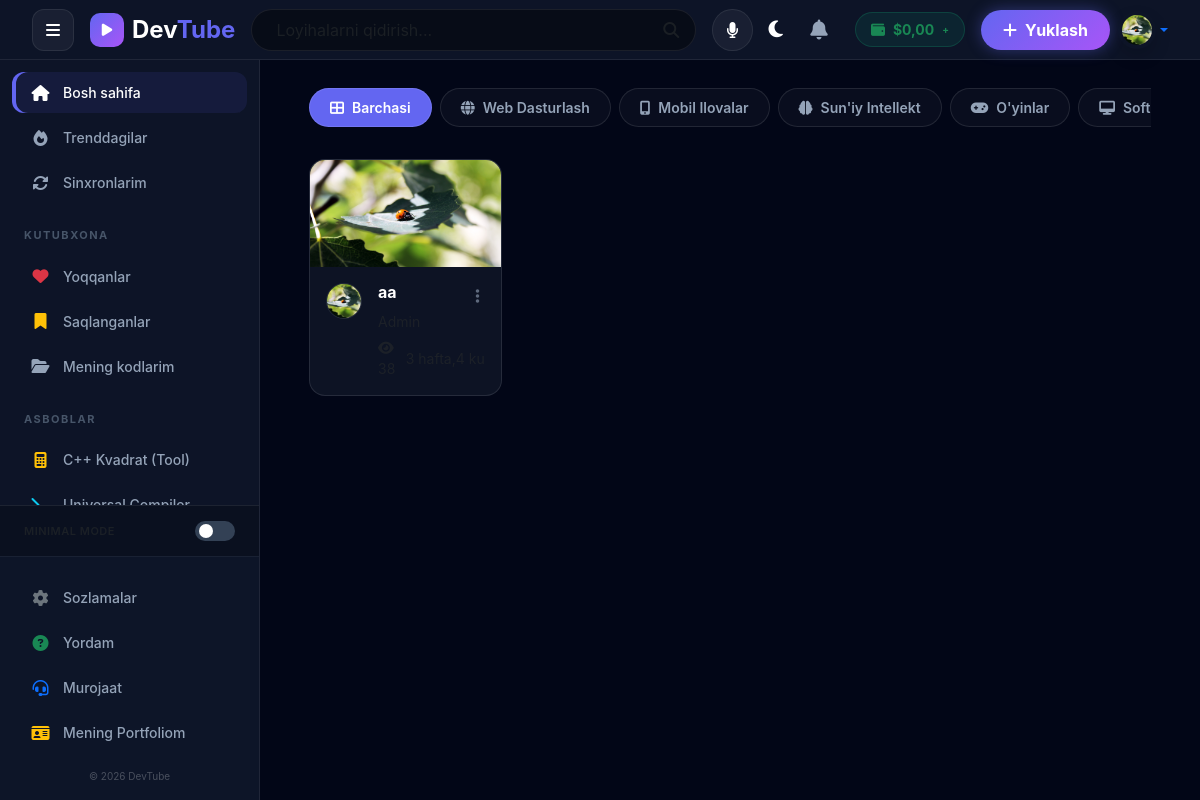
The app's page / (signed in) with its own data.
### projects/models.py (models this page shows, shortened)
class Profile(models.Model):
    user = models.OneToOneField(User, on_delete=models.CASCADE)
    is_verified = models.BooleanField(default=False)
    avatar = models.ImageField(upload_to='avatars/', default='default.jpg')
    bio = models.TextField(blank=True)
    slug = models.SlugField(unique=True, blank=True, null=True) # User ID: u7H2kLp9
    balance = models.DecimalField(max_digits=10, decimal_places=2, default=0.00)
    telegram_id = models.CharField(max_length=50, blank=True, null=True)

class Project(models.Model):
    CATEGORY_CHOICES = [
        ('web', 'Web Dasturlash'), ('mobile', 'Mobil Ilovalar'),
        ('ai', 'Sun\'iy Intellekt'), ('game', 'O\'yinlar'), ('desktop', 'Soft')
    ]
    author = models.ForeignKey(User, on_delete=models.CASCADE)
    title = models.CharField(max_length=200)
    slug = models.SlugField(unique=True, blank=True, null=True) # Project ID: jNQXAC9IVRw
    description = models.TextField()
    image = models.ImageField(upload_to='project_thumbnails/')
    youtube_link = models.URLField(max_length=200)
    source_code = models.FileField(
        upload_to='project_code/', blank=True, null=True,
        storage=RawMediaCloudinaryStorage(),
        validators=[validate_file_size, validate_file_extension]
    )
    category = models.CharField(max_length=20, choices=CATEGORY_CHOICES, default='web')
    price = models.DecimalField(max_digits=6, decimal_places=2, default=0.00)
    views = models.IntegerField(default=0)
    created_at = models.DateTimeField(auto_now_add=True)
    likes = models.ManyToManyField(User, related_name='project_likes', blank=True)
    saved_by = models.ManyToManyField(User, related_name='saved_projects', blank=True)
    buyers = models.ManyToManyField(User, related_name='bought_projects', blank=True)
    is_scanned = models.BooleanField(default=False)
    security_status = models.CharField(max_length=20, default='pending')
    ai_analysis = models.TextField(blank=True, null=True)
    virustotal_link = models.URLField(blank=True, null=True)
    reports_count = models.PositiveIntegerField(default=0)
    is_frozen = models.BooleanField(default=False)
    class Meta:
        ordering = ['-created_at']

### projects/views.py (the view)
# urls.py: path('', views.home_page, name='home'),
def home_page(request):
    query = request.GET.get('q')
    category = request.GET.get('category')
    price_filter = request.GET.get('price') # 'free', 'premium' yoki narx oralig'i
    projects = Project.objects.filter(is_frozen=False)
    if query:
        projects = projects.filter(
            Q(title__icontains=query) |
            Q(description__icontains=query) |
            Q(author__username__icontains=query)  # Muallif nomi bo'yicha ham qidiradi
        ).distinct()
    if category:
        projects = projects.filter(category=category)
    if price_filter == 'free':
        projects = projects.filter(price=0)
    elif price_filter == 'premium':
        projects = projects.filter(price__gt=0)
    return render(request, 'home.html', {
        'projects': projects.order_by('-views'),
        'categories': Project.CATEGORY_CHOICES,
        'search_query': query
    })

### projects/templates/home.html (shortened to what this page needs)
{% extends 'base.html' %}
{% load static %}
{% block content %}
<div class="container-fluid px-4 mb-4">
    <div class="category-scroll-container d-flex gap-2 py-2">
        <a href="{% url 'home' %}" class="tech-panel {% if not request.GET.category %}active-panel{% endif %}">
            <i class="fas fa-th-large"></i> Barchasi
        </a>
        {% for code, name in categories %}
            <a href="?category={{ code }}" class="tech-panel {% if request.GET.category == code %}active-panel{% endif %}">
                {% if code == 'web' %}<i class="fas fa-globe"></i>
                {% elif code == 'mobile' %}<i class="fas fa-mobile-alt"></i>
                {% elif code == 'ai' %}<i class="fas fa-brain"></i>
                {% elif code == 'game' %}<i class="fas fa-gamepad"></i>
                {% elif code == 'desktop' %}<i class="fas fa-desktop"></i>
                {% else %}<i class="fas fa-code"></i>{% endif %}
                {{ name }}
            </a>
        {% endfor %}
    </div>
</div>
<div class="container-fluid px-4">
    <div class="row g-4">
        {% for project in projects %}
            <div class="col-12 col-sm-6 col-lg-4 col-xl-3">
                <div class="project-card">
                    <a href="{% url 'project_detail' project.slug %}" class="text-decoration-none">
                        <div class="thumbnail-container">
                            {% if project.image %}
                                 <img src="{{ project.image.url }}" alt="{{ project.title }}" class="thumbnail-img">
                            {% else %}
                                <div class="position-absolute w-100 h-100 d-flex align-items-center justify-content-center text-muted">
                                    <i class="fas fa-code fa-3x opacity-25"></i>
                                </div>
                            {% endif %}
                        </div>
                    </a>
                    <div class="card-body p-3 d-flex gap-3">
                        <a href="{% url 'profile_by_username' project.author.username %}" class="author-avatar flex-shrink-0">
                            <img src="{% if project.author.profile.avatar %}{{ project.author.profile.avatar.url }}{% else %}https://ui-avatars.com/api/?name={{ project.author.username }}{% endif %}"
                                 class="rounded-circle border border-secondary border-opacity-25" width="36" height="36" style="object-fit: cover;">
                        </a>
                        <div class="flex-grow-1 overflow-hidden">
                            <div class="d-flex justify-content-between align-items-start">
                                <a href="{% url 'project_detail' project.slug %}" class="text-decoration-none overflow-hidden">
                                    <h3 class="text-white fs-6 fw-bold mb-1 text-truncate" title="{{ project.title }}">{{ project.title }}</h3>
                                </a>
                                <div class="dropdown card-options">
                                    <button class="btn-options" type="button" data-bs-toggle="dropdown" aria-expanded="false">
                                        <i class="fas fa-ellipsis-v"></i>
                                    </button>
                                </div>
                            </div>
                            <a href="{% url 'profile_by_username' project.author.username %}" class="text-decoration-none d-block">
                                <span class="text-muted small">
                                </span>
                            </a>
                            <div class="d-flex align-items-center text-muted small gap-2 mt-1">
                                <span><i class="fas fa-eye me-1"></i> {{ project.views }}</span>
                                <span class="ms-auto">{{ project.created_at|timesince }}</span>
                            </div>
                        </div>
                    </div>
                </div>
            </div>
        {% empty %}
            <div class="col-12 text-center py-5 text-muted">
                <i class="fas fa-folder-open fa-3x mb-3 opacity-25"></i>
                <p>Hozircha bu bo'limda loyihalar yo'q.</p>
            </div>
        {% endfor %}
    </div>
</div>
{% endblock %}

### projects/templates/base.html (shortened to what this page needs)
<!DOCTYPE html>
{% load static %}
<html lang="uz">
<head>
    <link href="https://cdn.jsdelivr.net/npm/bootstrap@5.3.0/dist/css/bootstrap.min.css" rel="stylesheet">
    <link rel="stylesheet" href="https://cdnjs.cloudflare.com/ajax/libs/font-awesome/6.4.0/css/all.min.css">
    <link href="https://cdnjs.cloudflare.com/ajax/libs/prism/1.29.0/themes/prism-tomorrow.min.css" rel="stylesheet" />
</head>
<body class="minimal-mode">
    <nav class="navbar fixed-top flex-nowrap">
        <div class="d-flex align-items-center gap-3 px-2">
            <button id="sidebarToggle"><i class="fas fa-bars"></i></button>
            <a href="{% url 'home' %}" class="navbar-brand d-flex align-items-center gap-2 m-0">
                <div style="background: linear-gradient(135deg, var(--neon-primary), var(--neon-secondary)); width: 34px; height: 34px; border-radius: 10px; display: flex; align-items: center; justify-content: center; box-shadow: var(--neon-glow);">
                    <i class="fas fa-play text-white" style="font-size: 14px;"></i>
                </div>
                <span class="d-none d-md-inline fw-bold text-white fs-4">Dev<span style="color: var(--neon-primary);">Tube</span></span>
            </a>
        </div>
        <div class="search-wrapper flex-grow-1 d-none d-md-flex justify-content-center px-2">
            <form id="mainSearchForm" class="d-flex align-items-center w-100" style="max-width: 600px;" action="{% url 'home' %}" method="GET">
                <div class="input-group search-box-neon">
                    <input type="text" name="q" id="searchInput" class="form-control text-white border-0 bg-transparent py-2 px-4" placeholder="Loyihalarni qidirish..." autocomplete="off">
                    <button class="btn border-0 text-muted px-3" type="submit"><i class="fas fa-search"></i></button>
                </div>
                <button type="button" class="btn voice-search-btn rounded-circle ms-3" onclick="startVoiceSearch()" id="voiceBtn">
                    <i class="fas fa-microphone"></i>
                </button>
            </form>
        </div>
        <div class="d-flex align-items-center justify-content-end gap-2 px-2">
            <button id="light-dark-toggle" class="btn btn-link nav-link text-white me-2" style="font-size: 1.2rem;">
                <i class="fas fa-moon"></i>
            </button>
            {% if user.is_authenticated %}
                <div class="dropdown me-2">
                    <a href="#" class="noti-btn text-decoration-none" data-bs-toggle="dropdown">
                        <i class="fas fa-bell fs-5"></i>
                    </a>
                </div>
                <a href="{% url 'add_funds' %}" class="btn btn-sm text-success fw-bold me-2 d-none d-lg-flex align-items-center gap-2" style="background: rgba(16, 185, 129, 0.1); border: 1px solid rgba(16, 185, 129, 0.2); border-radius: 50px; padding: 6px 15px;">
                    <i class="fas fa-wallet"></i> ${{ user.profile.balance }} <span style="font-size: 10px;">+</span>
                </a>
                <a href="{% url 'create_project' %}" class="btn-upload-neon">
                    <i class="fas fa-plus"></i> <span class="d-none d-lg-inline">Yuklash</span>
                </a>
                <div class="dropdown">
                    <a href="#" class="dropdown-toggle text-decoration-none d-flex align-items-center" data-bs-toggle="dropdown">
                        <img src="{% if user.profile.avatar %}{{ user.profile.avatar.url }}{% else %}https://ui-avatars.com/api/?name={{ user.username }}{% endif %}" class="user-avatar-neon shadow" width="38" height="38">
                    </a>
                </div>
            {% else %}
                <a href="{% url 'login' %}" class="btn btn-outline-primary btn-sm rounded-pill px-4 fw-bold shadow-sm">KIRISH</a>
            {% endif %}
        </div>
    </nav>
    <div class="sidebar" id="sidebar">
        <div class="flex-grow-1 overflow-auto py-2">
            <a href="{% url 'home' %}" class="nav-item {% if request.resolver_match.url_name == 'home' %}active{% endif %}"><i class="fas fa-home"></i> Bosh sahifa</a>
            <a href="{% url 'trending' %}" class="nav-item {% if request.resolver_match.url_name == 'trending' %}active{% endif %}"><i class="fas fa-fire"></i> Trenddagilar</a>
            <a href="{% url 'syncing' %}" class="nav-item {% if request.resolver_match.url_name == 'syncing' %}active{% endif %}">
                <i class="fas fa-sync-alt"></i> Sinxronlarim
            </a>
            <div class="sidebar-header px-4">Kutubxona</div>
            <a href="{% url 'liked_videos' %}" class="nav-item {% if request.resolver_match.url_name == 'liked_videos' %}active{% endif %}"><i class="fas fa-heart text-danger"></i> Yoqqanlar</a>
            <a href="{% url 'saved_projects' %}" class="nav-item {% if request.resolver_match.url_name == 'saved_projects' %}active{% endif %}">
                    <i class="fas fa-bookmark text-warning"></i> Saqlanganlar
            </a>
            <a href="{% url 'my_videos' %}" class="nav-item {% if request.resolver_match.url_name == 'my_videos' %}active{% endif %}"><i class="fas fa-folder-open"></i> Mening kodlarim</a>
            <div class="sidebar-header px-4">Asboblar</div>
            <a href="{% url 'cpp_test' %}" class="nav-item {% if request.resolver_match.url_name == 'cpp_test' %}active{% endif %}">
                <i class="fas fa-calculator text-warning"></i> C++ Kvadrat (Tool)
            </a>
            <a href="{% url 'compiler' %}" class="nav-item {% if request.resolver_match.url_name == 'compiler' %}active{% endif %}">
                <i class="fas fa-terminal text-info"></i> Universal Compiler
            </a>
                    </div>
        <div class="theme-switch-container d-flex align-items-center justify-content-between">
            <span class="small text-muted" id="mode-label" style="font-size: 11px; font-weight: 600; text-transform: uppercase; letter-spacing: 0.5px;">Cyber Mode</span>
            <label class="theme-switch" for="theme-checkbox">
                <div class="slider round"></div>
            </label>
        </div>
        <div class="py-3 border-top" style="border-color: rgba(255,255,255,0.05) !important; background: rgba(15, 23, 42, 0.5);">
            <a href="{% url 'profile' %}" class="nav-item {% if request.resolver_match.url_name == 'profile' %}active{% endif %}">
                <i class="fas fa-cog text-secondary"></i> Sozlamalar
            </a>
            <a href="{% url 'help' %}" class="nav-item {% if request.resolver_match.url_name == 'help' %}active{% endif %}">
                <i class="fas fa-question-circle text-success"></i> Yordam
            </a>
            <a href="{% url 'contact' %}" class="nav-item {% if request.resolver_match.url_name == 'contact' %}active{% endif %}">
                <i class="fas fa-headset text-primary"></i> Murojaat
            </a>
            <a href="{% url 'portfolio' %}" target="_blank" class="nav-item">
                <i class="fas fa-id-card text-warning"></i> Mening Portfoliom
            </a>
            <div class="text-center mt-3 small opacity-25" style="font-size: 10px;">&copy; 2026 DevTube</div>
        </div>
    </div>
    <div class="main-content" id="mainContent">
        {% block content %}{% endblock %}
    </div>
</body>
</html>

### records on screen
Project: image (picture), author.avatar (placeholder picture), title "aa"

### other values on screen
{{ user.profile.balance }} "0,00"
{{ name }} "Web Dasturlash" "Mobil Ilovalar" "Sun'iy Intellekt" "O'yinlar" "Soft"
